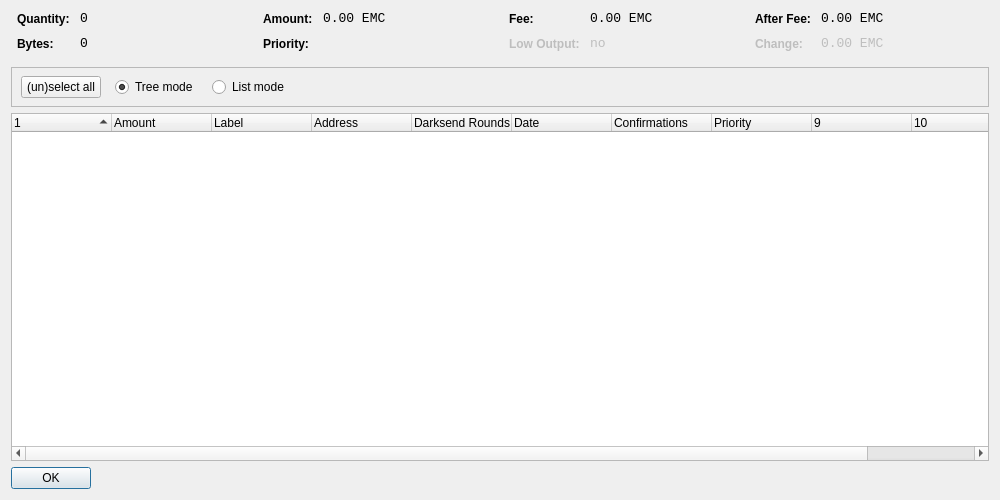
<?xml version="1.0" encoding="UTF-8"?>
<ui version="4.0">
 <class>CoinControlDialog</class>
 <widget class="QDialog" name="CoinControlDialog">
  <property name="geometry">
   <rect>
    <x>0</x>
    <y>0</y>
    <width>1000</width>
    <height>500</height>
   </rect>
  </property>
  <property name="windowTitle">
   <string>Coin Control</string>
  </property>
  <layout class="QVBoxLayout" name="verticalLayout">
   <item>
    <layout class="QHBoxLayout" name="horizontalLayoutTop" stretch="0,0,0,0">
     <property name="topMargin">
      <number>0</number>
     </property>
     <property name="bottomMargin">
      <number>10</number>
     </property>
     <item>
      <layout class="QFormLayout" name="formLayoutCoinControl1">
       <property name="horizontalSpacing">
        <number>10</number>
       </property>
       <property name="verticalSpacing">
        <number>10</number>
       </property>
       <property name="leftMargin">
        <number>6</number>
       </property>
       <property name="rightMargin">
        <number>6</number>
       </property>
       <item row="0" column="0">
        <widget class="QLabel" name="labelCoinControlQuantityText">
         <property name="styleSheet">
          <string notr="true">font-weight:bold;</string>
         </property>
         <property name="text">
          <string>Quantity:</string>
         </property>
        </widget>
       </item>
       <item row="0" column="1">
        <widget class="QLabel" name="labelCoinControlQuantity">
         <property name="font">
          <font>
           <family>Monospace</family>
           <pointsize>10</pointsize>
          </font>
         </property>
         <property name="cursor">
          <cursorShape>IBeamCursor</cursorShape>
         </property>
         <property name="contextMenuPolicy">
          <enum>Qt::ActionsContextMenu</enum>
         </property>
         <property name="text">
          <string notr="true">0</string>
         </property>
         <property name="textInteractionFlags">
          <set>Qt::LinksAccessibleByMouse|Qt::TextSelectableByKeyboard|Qt::TextSelectableByMouse</set>
         </property>
        </widget>
       </item>
       <item row="1" column="0">
        <widget class="QLabel" name="labelCoinControlBytesText">
         <property name="styleSheet">
          <string notr="true">font-weight:bold;</string>
         </property>
         <property name="text">
          <string>Bytes:</string>
         </property>
        </widget>
       </item>
       <item row="1" column="1">
        <widget class="QLabel" name="labelCoinControlBytes">
         <property name="font">
          <font>
           <family>Monospace</family>
           <pointsize>10</pointsize>
          </font>
         </property>
         <property name="cursor">
          <cursorShape>IBeamCursor</cursorShape>
         </property>
         <property name="contextMenuPolicy">
          <enum>Qt::ActionsContextMenu</enum>
         </property>
         <property name="text">
          <string notr="true">0</string>
         </property>
         <property name="textInteractionFlags">
          <set>Qt::LinksAccessibleByMouse|Qt::TextSelectableByKeyboard|Qt::TextSelectableByMouse</set>
         </property>
        </widget>
       </item>
      </layout>
     </item>
     <item>
      <layout class="QFormLayout" name="formLayoutCoinControl2">
       <property name="horizontalSpacing">
        <number>10</number>
       </property>
       <property name="verticalSpacing">
        <number>10</number>
       </property>
       <property name="leftMargin">
        <number>6</number>
       </property>
       <property name="rightMargin">
        <number>6</number>
       </property>
       <item row="0" column="0">
        <widget class="QLabel" name="labelCoinControlAmountText">
         <property name="styleSheet">
          <string notr="true">font-weight:bold;</string>
         </property>
         <property name="text">
          <string>Amount:</string>
         </property>
        </widget>
       </item>
       <item row="0" column="1">
        <widget class="QLabel" name="labelCoinControlAmount">
         <property name="font">
          <font>
           <family>Monospace</family>
           <pointsize>10</pointsize>
          </font>
         </property>
         <property name="cursor">
          <cursorShape>IBeamCursor</cursorShape>
         </property>
         <property name="contextMenuPolicy">
          <enum>Qt::ActionsContextMenu</enum>
         </property>
         <property name="text">
          <string notr="true">0.00 EMC</string>
         </property>
         <property name="textInteractionFlags">
          <set>Qt::LinksAccessibleByMouse|Qt::TextSelectableByKeyboard|Qt::TextSelectableByMouse</set>
         </property>
        </widget>
       </item>
       <item row="1" column="0">
        <widget class="QLabel" name="labelCoinControlPriorityText">
         <property name="styleSheet">
          <string notr="true">font-weight:bold;</string>
         </property>
         <property name="text">
          <string>Priority:</string>
         </property>
        </widget>
       </item>
       <item row="1" column="1">
        <widget class="QLabel" name="labelCoinControlPriority">
         <property name="font">
          <font>
           <family>Monospace</family>
           <pointsize>10</pointsize>
          </font>
         </property>
         <property name="cursor">
          <cursorShape>IBeamCursor</cursorShape>
         </property>
         <property name="contextMenuPolicy">
          <enum>Qt::ActionsContextMenu</enum>
         </property>
         <property name="text">
          <string/>
         </property>
         <property name="textInteractionFlags">
          <set>Qt::LinksAccessibleByMouse|Qt::TextSelectableByKeyboard|Qt::TextSelectableByMouse</set>
         </property>
        </widget>
       </item>
      </layout>
     </item>
     <item>
      <layout class="QFormLayout" name="formLayoutCoinControl3">
       <property name="horizontalSpacing">
        <number>10</number>
       </property>
       <property name="verticalSpacing">
        <number>10</number>
       </property>
       <property name="leftMargin">
        <number>6</number>
       </property>
       <property name="rightMargin">
        <number>6</number>
       </property>
       <item row="0" column="0">
        <widget class="QLabel" name="labelCoinControlFeeText">
         <property name="styleSheet">
          <string notr="true">font-weight:bold;</string>
         </property>
         <property name="text">
          <string>Fee:</string>
         </property>
        </widget>
       </item>
       <item row="0" column="1">
        <widget class="QLabel" name="labelCoinControlFee">
         <property name="font">
          <font>
           <family>Monospace</family>
           <pointsize>10</pointsize>
          </font>
         </property>
         <property name="cursor">
          <cursorShape>IBeamCursor</cursorShape>
         </property>
         <property name="contextMenuPolicy">
          <enum>Qt::ActionsContextMenu</enum>
         </property>
         <property name="text">
          <string notr="true">0.00 EMC</string>
         </property>
         <property name="textInteractionFlags">
          <set>Qt::LinksAccessibleByMouse|Qt::TextSelectableByKeyboard|Qt::TextSelectableByMouse</set>
         </property>
        </widget>
       </item>
       <item row="1" column="0">
        <widget class="QLabel" name="labelCoinControlLowOutputText">
         <property name="enabled">
          <bool>false</bool>
         </property>
         <property name="styleSheet">
          <string notr="true">font-weight:bold;</string>
         </property>
         <property name="text">
          <string>Low Output:</string>
         </property>
        </widget>
       </item>
       <item row="1" column="1">
        <widget class="QLabel" name="labelCoinControlLowOutput">
         <property name="enabled">
          <bool>false</bool>
         </property>
         <property name="font">
          <font>
           <family>Monospace</family>
           <pointsize>10</pointsize>
          </font>
         </property>
         <property name="cursor">
          <cursorShape>IBeamCursor</cursorShape>
         </property>
         <property name="contextMenuPolicy">
          <enum>Qt::ActionsContextMenu</enum>
         </property>
         <property name="text">
          <string notr="true">no</string>
         </property>
         <property name="textInteractionFlags">
          <set>Qt::LinksAccessibleByMouse|Qt::TextSelectableByKeyboard|Qt::TextSelectableByMouse</set>
         </property>
        </widget>
       </item>
      </layout>
     </item>
     <item>
      <layout class="QFormLayout" name="formLayoutCoinControl4">
       <property name="horizontalSpacing">
        <number>10</number>
       </property>
       <property name="verticalSpacing">
        <number>10</number>
       </property>
       <property name="leftMargin">
        <number>6</number>
       </property>
       <property name="rightMargin">
        <number>6</number>
       </property>
       <item row="0" column="0">
        <widget class="QLabel" name="labelCoinControlAfterFeeText">
         <property name="styleSheet">
          <string notr="true">font-weight:bold;</string>
         </property>
         <property name="text">
          <string>After Fee:</string>
         </property>
        </widget>
       </item>
       <item row="0" column="1">
        <widget class="QLabel" name="labelCoinControlAfterFee">
         <property name="font">
          <font>
           <family>Monospace</family>
           <pointsize>10</pointsize>
          </font>
         </property>
         <property name="cursor">
          <cursorShape>IBeamCursor</cursorShape>
         </property>
         <property name="contextMenuPolicy">
          <enum>Qt::ActionsContextMenu</enum>
         </property>
         <property name="text">
          <string notr="true">0.00 EMC</string>
         </property>
         <property name="textInteractionFlags">
          <set>Qt::LinksAccessibleByMouse|Qt::TextSelectableByKeyboard|Qt::TextSelectableByMouse</set>
         </property>
        </widget>
       </item>
       <item row="1" column="0">
        <widget class="QLabel" name="labelCoinControlChangeText">
         <property name="enabled">
          <bool>false</bool>
         </property>
         <property name="styleSheet">
          <string notr="true">font-weight:bold;</string>
         </property>
         <property name="text">
          <string>Change:</string>
         </property>
        </widget>
       </item>
       <item row="1" column="1">
        <widget class="QLabel" name="labelCoinControlChange">
         <property name="enabled">
          <bool>false</bool>
         </property>
         <property name="font">
          <font>
           <family>Monospace</family>
           <pointsize>10</pointsize>
          </font>
         </property>
         <property name="cursor">
          <cursorShape>IBeamCursor</cursorShape>
         </property>
         <property name="contextMenuPolicy">
          <enum>Qt::ActionsContextMenu</enum>
         </property>
         <property name="text">
          <string notr="true">0.00 EMC</string>
         </property>
         <property name="textInteractionFlags">
          <set>Qt::LinksAccessibleByMouse|Qt::TextSelectableByKeyboard|Qt::TextSelectableByMouse</set>
         </property>
        </widget>
       </item>
      </layout>
     </item>
    </layout>
   </item>
   <item>
    <widget class="QFrame" name="frame">
     <property name="minimumSize">
      <size>
       <width>0</width>
       <height>40</height>
      </size>
     </property>
     <property name="frameShape">
      <enum>QFrame::StyledPanel</enum>
     </property>
     <property name="frameShadow">
      <enum>QFrame::Sunken</enum>
     </property>
     <widget class="QWidget" name="horizontalLayoutWidget">
      <property name="geometry">
       <rect>
        <x>10</x>
        <y>0</y>
        <width>781</width>
        <height>41</height>
       </rect>
      </property>
      <layout class="QHBoxLayout" name="horizontalLayoutPanel" stretch="0,0,0,0,0">
       <property name="spacing">
        <number>14</number>
       </property>
       <item>
        <widget class="QPushButton" name="pushButtonSelectAll">
         <property name="sizePolicy">
          <sizepolicy hsizetype="Maximum" vsizetype="Fixed">
           <horstretch>0</horstretch>
           <verstretch>0</verstretch>
          </sizepolicy>
         </property>
         <property name="text">
          <string>(un)select all</string>
         </property>
        </widget>
       </item>
       <item>
        <widget class="QRadioButton" name="radioTreeMode">
         <property name="sizePolicy">
          <sizepolicy hsizetype="Maximum" vsizetype="Fixed">
           <horstretch>0</horstretch>
           <verstretch>0</verstretch>
          </sizepolicy>
         </property>
         <property name="text">
          <string>Tree mode</string>
         </property>
         <property name="checked">
          <bool>true</bool>
         </property>
        </widget>
       </item>
       <item>
        <widget class="QRadioButton" name="radioListMode">
         <property name="sizePolicy">
          <sizepolicy hsizetype="Maximum" vsizetype="Fixed">
           <horstretch>0</horstretch>
           <verstretch>0</verstretch>
          </sizepolicy>
         </property>
         <property name="text">
          <string>List mode</string>
         </property>
        </widget>
       </item>
       <item>
        <spacer name="horizontalSpacer">
         <property name="orientation">
          <enum>Qt::Horizontal</enum>
         </property>
         <property name="sizeHint" stdset="0">
          <size>
           <width>40</width>
           <height>20</height>
          </size>
         </property>
        </spacer>
       </item>
      </layout>
     </widget>
    </widget>
   </item>
   <item>
    <widget class="CoinControlTreeWidget" name="treeWidget">
     <property name="contextMenuPolicy">
      <enum>Qt::CustomContextMenu</enum>
     </property>
     <property name="sortingEnabled">
      <bool>false</bool>
     </property>
     <property name="columnCount">
      <number>11</number>
     </property>
     <attribute name="headerShowSortIndicator" stdset="0">
      <bool>true</bool>
     </attribute>
     <attribute name="headerStretchLastSection">
      <bool>false</bool>
     </attribute>
     <column>
      <property name="text">
       <string/>
      </property>
     </column>
     <column>
      <property name="text">
       <string>Amount</string>
      </property>
     </column>
     <column>
      <property name="text">
       <string>Label</string>
      </property>
     </column>
     <column>
      <property name="text">
       <string>Address</string>
      </property>
     </column>
     <column>
      <property name="text">
       <string>Darksend Rounds</string>
      </property>
    </column>
     <column>
      <property name="text">
       <string>Date</string>
      </property>
     </column>
     <column>
      <property name="text">
       <string>Confirmations</string>
      </property>
      <property name="toolTip">
       <string>Confirmed</string>
      </property>
     </column>
     <column>
      <property name="text">
       <string>Priority</string>
      </property>
     </column>
     <column>
      <property name="text">
       <string/>
      </property>
     </column>
     <column>
      <property name="text">
       <string/>
      </property>
     </column>
     <column>
      <property name="text">
       <string/>
      </property>
     </column>
     <column>
      <property name="text">
       <string/>
      </property>
     </column>
    </widget>
   </item>
   <item>
    <widget class="QDialogButtonBox" name="buttonBox">
     <property name="sizePolicy">
      <sizepolicy hsizetype="Maximum" vsizetype="Fixed">
       <horstretch>0</horstretch>
       <verstretch>0</verstretch>
      </sizepolicy>
     </property>
     <property name="orientation">
      <enum>Qt::Horizontal</enum>
     </property>
     <property name="standardButtons">
      <set>QDialogButtonBox::Ok</set>
     </property>
    </widget>
   </item>
  </layout>
 </widget>
 <customwidgets>
  <customwidget>
   <class>CoinControlTreeWidget</class>
   <extends>QTreeWidget</extends>
   <header>coincontroltreewidget.h</header>
  </customwidget>
 </customwidgets>
 <resources/>
 <connections/>
</ui>
